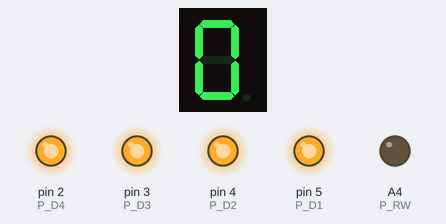
Simulated run of this sketch. Board: Arduino Nano, built with avr-gcc and run on an emulated ATmega328P. Parts: 1-digit seven-segment display, output pins drawn as LEDs (lit = HIGH). Wiring (inferred from the names in the program): 1-digit 7-segment display, segments lit when HIGH: segments pin 6, pin 7, pin 8, pin 9, pin 10, pin 11, pin 12. Random numbers use the default seed unless the sketch sets one; the segment pins are drawn as the display they are named for; pins used as bus, display or sensor lines are not drawn.

Above: at 0.2 s.

The sketch:

mc_panel.ino
```cpp
/*
 * mc_panel.c
 *
 * A MODCOMP Control Panel Controller
 * Version 1.0             12/04/2020
 *
 * Revision History
 * 12/08/2020       Added to github, added 2nd option for program 0
 * 01/13/2020       Refactored to use more pseudo-registers
 *
 * Target:  Arduino Nano
 *
 * I/O Map:
 *
 * NANO  DESC         MODCOMP
 * D02 = Data 4     = 02
 * D03 = Data 3     = 04
 * D04 = Data 2     = 06
 * D05 = Data 1     = 08
 * D06 = Data 6     = 10
 * D07 = Data 5     = 12
 * D08 = Data 7     = 14
 * D09 = Data 8     = 16
 * D10 = RS 0       = 18
 * D11 = RS 2       = 20
 * D12 = RS 1       = 22
 * A04 = CLOCK      = 24
 * A03 = READ/WRITE = 30
 * A02 = HALT       = 34
 * A01 = M CLEAR    = 36
 * A00 = CSL INT    = 38
 * D13 = BP-HLT     = 40
 * A05 = unused
 * A06 = unused (I ONLY)
 * A07 = unused (I ONLY)
 */

#if defined(ARDUINO_AVR_NANO)
#else
#error Unsupported hardware - Firmware targets Arduino Nano ONLY at this time.
#endif

#include "mc_panel.h"

// Arduino I/O Pin Mapping
#define P_D1            5
#define P_D2            4
#define P_D3            3
#define P_D4            2
#define P_D5            7
#define P_D6            6
#define P_D7            8
#define P_D8            9
#define P_RS0           10
#define P_RS1           12
#define P_RS2           11
#define P_CLOCK         A3
#define P_RW            A4
#define P_HALT          A2
#define P_MCLEAR        A1
#define P_CSLINT        A0
#define P_BPHLT         13

// Logicals
#define L_READ          HIGH
#define L_WRITE         LOW

// Dwell time: msec to wait for I/O transfer
#define L_IO_DWELL      1

//
// Set direction of data bus
// dir: INPUT or OUTPUT
//
void panel_set_data_dir(int dir)
{
  pinMode( P_D1, dir );
  pinMode( P_D2, dir );
  pinMode( P_D3, dir );
  pinMode( P_D4, dir );
  pinMode( P_D5, dir );
  pinMode( P_D6, dir );
  pinMode( P_D7, dir );
  pinMode( P_D8, dir );
}

//
// Write input register on panel
//
void panel_write(byte addr, byte data)
{
  // 1. Assert that CLOCK is logic high
  digitalWrite( P_CLOCK, HIGH );

  // 2. For now, R/W is tied low
  digitalWrite( P_RW   , L_WRITE );

  // 3. Set up address
  digitalWrite( P_RS0, (addr & 0x01) ? HIGH : LOW );
  digitalWrite( P_RS1, (addr & 0x02) ? HIGH : LOW );
  digitalWrite( P_RS2, (addr & 0x04) ? HIGH : LOW );

  // 4. Load data onto pins
  digitalWrite( P_D1,  (data & 0x01) ? LOW : HIGH );
  digitalWrite( P_D2,  (data & 0x02) ? LOW : HIGH );
  digitalWrite( P_D3,  (data & 0x04) ? LOW : HIGH );
  digitalWrite( P_D4,  (data & 0x08) ? LOW : HIGH );
  digitalWrite( P_D5,  (data & 0x10) ? LOW : HIGH );
  digitalWrite( P_D6,  (data & 0x20) ? LOW : HIGH );
  digitalWrite( P_D7,  (data & 0x40) ? LOW : HIGH );
  digitalWrite( P_D8,  (data & 0x80) ? LOW : HIGH );

  // 5. Strobe clock low for a tick
  digitalWrite( P_CLOCK, LOW );
  delay( L_IO_DWELL );
  digitalWrite( P_CLOCK, HIGH );
}

void panel_write_word(byte addr, int data)
{
  // Macro to write lo byte at addr, hi byte at addr+1

  byte db = data & 0x00ff;

  panel_write(addr + 0, db);

  db = (data & 0xff00) >> 8;

  panel_write(addr + 1, db);
}

//
// Read output register on panel
// Remember to write to address 7 before reading.
// That clocks in all input buffers.
//
byte panel_read(byte addr)
{
  static byte accum;

  // 1. Assert that CLOCK is logic high
  digitalWrite( P_CLOCK, HIGH );

  // 2. Ask for read from panel
  digitalWrite( P_RW   , L_READ  );

  // 3. Set up address
  digitalWrite( P_RS0, (addr & 0x01) ? HIGH : LOW );
  digitalWrite( P_RS1, (addr & 0x02) ? HIGH : LOW );
  digitalWrite( P_RS2, (addr & 0x04) ? HIGH : LOW );

  panel_set_data_dir( INPUT );

  // 4. Clock in data
  digitalWrite( P_CLOCK, LOW );

  delay( L_IO_DWELL ); // Let lines stabilize

  accum = 0;
  accum |= (digitalRead( P_D1 ) == HIGH ? 0x01 : 0x00);
  accum |= (digitalRead( P_D2 ) == HIGH ? 0x02 : 0x00);
  accum |= (digitalRead( P_D3 ) == HIGH ? 0x04 : 0x00);
  accum |= (digitalRead( P_D4 ) == HIGH ? 0x08 : 0x00);
  accum |= (digitalRead( P_D5 ) == HIGH ? 0x10 : 0x00);
  accum |= (digitalRead( P_D6 ) == HIGH ? 0x20 : 0x00);
  accum |= (digitalRead( P_D7 ) == HIGH ? 0x40 : 0x00);
  accum |= (digitalRead( P_D8 ) == HIGH ? 0x80 : 0x00);

  digitalWrite( P_CLOCK, HIGH );

  panel_set_data_dir( OUTPUT );

  return accum;
}

int  panel_read_word(byte addr)
{
  // Macro to read a word starting at addr as lo byte
  int dw = panel_read(addr);

  dw |= (panel_read(addr + 1) << 8);

  return dw;
}

int  panel_read_hw(int hw)
{
  if (hw == L_MCLEAR)
    return digitalRead( P_MCLEAR ) == LOW ? L_MCLEAR : 0;

  if (hw == L_HALT)
    return digitalRead( P_HALT   ) == LOW ? L_HALT : 0;

  if (hw == L_BPHLT)
    return digitalRead( P_BPHLT  ) == LOW ? L_BPHLT : 0;

  if (hw == L_CSLINT)
    return digitalRead( P_CSLINT ) == LOW ? L_CSLINT : 0;

  return 0;
}

int rand_int()
{
  // Only exists due to arduino shenanigans during development
  return random(65536) - 32768;
}

//
// Arduino Boot Routine
//
void setup() {

  panel_init();
  cpu_init();

  randomSeed(analogRead(7));

  // Perform lamp test
  panel_write_word(L_REG_ADDR_LO,0xffff);
  panel_write_word(L_REG_DATA_LO,0xffff);
  panel_write_word(L_REG_STAT_LO,0xffff);
  delay(100);
  panel_write_word(L_REG_ADDR_LO,0x0000);
  panel_write_word(L_REG_DATA_LO,0x0000);
  panel_write_word(L_REG_STAT_LO,0x0000);
}

void panel_init()
{
  pinMode( P_CLOCK,  OUTPUT );
  pinMode( P_RW   ,  OUTPUT );

  pinMode( P_RS0,    OUTPUT );
  pinMode( P_RS1,    OUTPUT );
  pinMode( P_RS2,    OUTPUT );

  pinMode( P_HALT,   INPUT );
  pinMode( P_MCLEAR, INPUT );
  pinMode( P_CSLINT, INPUT );
  pinMode( P_BPHLT,  INPUT );

  panel_set_data_dir( OUTPUT );

  // Clear out LEDs
  panel_write(L_REG_ADDR_LO, 0);
  panel_write(L_REG_ADDR_HI, 0);
  panel_write(L_REG_DATA_LO, 0);
  panel_write(L_REG_DATA_HI, 0);
  panel_write(L_REG_STAT_LO, 0);
  panel_write(L_REG_STAT_HI, 0);
}

void loop() {

  static int sim_addr;

  static byte lo_addr, hi_addr, hi_stat;
  static byte dat, dat2;
  static byte sw;
  static byte sw_w;
  static byte toggle = 0;

  cpu_pre_execute();
  cpu_execute();
  return;

  /*panel_write(L_REG_ADDR_LO, scan);

  scan <<= 1;

  if (scan > 255 || scan < 0)
    scan = 1;

  delay(250);

  return;*/

#define READ_TEST 1

#if READ_TEST
  /* clock switches into output buffers */
  panel_write(7, 0);

  // Get read address from CPU/EAU
  dat = (panel_read(5) >> 5) & 0x07;

  // Add in switch state
  dat2 = dat;
  if (digitalRead(P_MCLEAR)==LOW) dat2 |= 16;
  if (digitalRead(P_HALT)==LOW)   dat2 |= 32;
  if (digitalRead(P_BPHLT)==LOW)  dat2 |= 64;
  if (digitalRead(P_CSLINT)==LOW) dat2 |= 128;

  panel_write(L_REG_ADDR_LO, dat2);
  //write_panel(L_REG_ADDR_HI, 0);

  dat = panel_read(dat);
  panel_write(L_REG_DATA_LO, dat);
  //write_panel(L_REG_DATA_HI, 0);

  // Testing O LED
  panel_write(L_REG_STAT_LO, 0);

  dat2 = 0xf0;

  if (digitalRead(P_HALT)==HIGH) dat2 |= 8;

  panel_write(L_REG_STAT_HI, dat2);

  if (toggle == 0)
    toggle = 0xff;
  //else
  //  toggle = 0;

  if (digitalRead(P_CSLINT) == LOW)
  {
    // Clock contents of R0(LOW) into address
    sw = panel_read(2);
    panel_write(dat, sw);
  }
#endif

  delay(100);
}
```

mc_panel.h
```cpp
#ifndef __MC_PANEL__

#define __MC_PANEL__ "1.0"

#include "arduino.h"

#ifdef __cplusplus
extern "C" {
#endif

// Input Registers
#define L_REG_ADDR_LO   0
#define L_REG_ADDR_HI   1
#define L_REG_DATA_LO   2
#define L_REG_DATA_HI   3
#define L_REG_STAT_LO   4
#define L_REG_STAT_HI   5
#define L_REG_OUT_LATCH 7 /* output buffer latch data in, must be WRITTEN to */

// Output Registers
#define L_REG_R0_LO     2
#define L_REG_R0_HI     3
#define L_REG_CPU_CTRL  4 /* if halted, controls CPU */
#define L_REG_DISPLAY   5 /* Register Display Select */

// Register Bits
#define L_RB_II_PROT    0 /* INPUT REGISTER 4 */
#define L_RB_PRIV       1
#define L_RB_IO         2
#define L_RB_TASK       3
#define L_RB_EMA_1      4
#define L_RB_EMA_2      5
#define L_RB_EMA_3      6
#define L_RB_EMA_4      7

#define L_RB_VM         0 /* INPUT REGISTER 5 */
#define L_RB_PM         1
#define L_RB_M_ERR      2
#define L_RB_RUN        3
#define L_RB_N          4
#define L_RB_Z          5
#define L_RB_O          6
#define L_RB_C          7

/* OUTPUT REGISTER 0/1/3 IS R0 (SWITCHES), HI WORD. NO BITS MAPPED */
/* OUTPUT REGISTER 2     IS R0 (SWITCHES), LO WORD. NO BITS MAPPED */

#define L_RB_MEM        4 /* OUTPUT REGISTER 4 (HI NIBBLE), GRF SWITCHES */
#define L_RB_INTS       5
#define L_RB_PSW        6
#define L_RB_ISTK       7

#define L_RB_IOP        0 /* OUTPUT REGISTER 5/6/7, REGISTER DISPLAY SELECT SWITCHES */
#define L_RB_MBC        1
#define L_RB_CTXT       2
#define L_RB_MAP        3
#define L_RB_EAU_1      4
#define L_RB_EAU_2      5
#define L_RB_CPU_1      6
#define L_RB_CPU_2      7


// CPU Controls (when HALT active)
#define L_CC_MASK         0x0f
#define L_CC_SINGLE_STEP  0x00
#define L_CC_ENT_NXT_VOP  0x01 /* Virtual, Oper */
#define L_CC_ENT_NXT_ACT  0x02 /* Actual Instruction / Actual Oper */
#define L_CC_ENT_NXT_VIN  0x03 /* Virtual, Inst */
#define L_CC_IDLE         0x04
#define L_CC_ENT_PMA_VIN  0x05 /* Virtual, Inst */
#define L_CC_ENT_PMA_ACT  0x06 /* Actual */
/* Note: 0x07 undefined state */
#define L_CC_FILL         0x08
#define L_CC_ENT_MEM_VOP  0x09 /* Virtual, Oper */
#define L_CC_ENT_MEM_ACT  0x0A /* Actual Instruction / Actual Oper */
#define L_CC_ENT_MEM_VIN  0x0B /* Virtual, Inst */
#define L_CC_ENT_REG      0x0C
#define L_CC_STP_PMA_VIN  0x0D /* Virtual, Inst */
#define L_CC_STP_PMA_ACT  0x0E /* Actual */

// Hardwired statuses
#define L_HALT          1
#define L_MCLEAR        2
#define L_CSLINT        4
#define L_BPHLT         8

// CPU State Structure
struct s_cpu_state
{
  short r[16];          // R0=switches, R1..R15=unused for now (was going to write a CPU emulator...)
  short pr;             // Program Register (also unused for now)
  short state;          // NZOC,IO,TASK,MERR,RUN (also unused for now)

  short hw_bits;        // Hardwired status bits

  short panel_reg_sel;  // Selected register on panel
  short panel_ctxt;     // Map/IOP/MBC/CTXT context
  short panel_ccdb;     // CPU Control DeBounce word (1-shot)
  short panel_ccn;      // CPU Control Nibble
  short panel_dspn;     // display nibble

  short boot_state;     // Boot state of CPU

  // Registers for buffering output to display
  short panel_address;
  short panel_data;
  short panel_status_1; // Lo word of status
  short panel_status_2; // Hi word of status

  short emu_options;    // Emulation Options, clocked in by ENT REG during a HALT
};

// Useful Macros
#define SETBIT(w,b)  ( w | (1 << b) )
#define CLRBIT(w,b)  ( w & ~(1 << b) )
#define TSTBIT(w,b)  ( w & (1 << b) )

// mc_panel.ino
void panel_init();
void panel_set_data_dir(int dir);
void panel_write(byte addr, byte data);
void panel_write_word(byte addr, int data);
byte panel_read(byte addr);
int  panel_read_word(byte addr);
int  panel_read_hw(int hw);
int  rand_int();

// cpu.c
extern struct s_cpu_state cpu_state;
void cpu_init();
void cpu_pre_execute();
void cpu_execute();
void cpu_display_output();
void cpu_display_halt();

void prog_run_sim();
void prog_counter(int);
void prog_lamp_test();
void prog_knight_rider();

#ifdef __cplusplus
}
#endif


#endif
```
